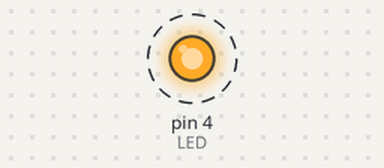
This sketch was run on a simulated Arduino Uno, built with avr-gcc and run on an emulated ATmega328P. Shown: output pins drawn as LEDs (lit = HIGH). Dashed ring = blinking.

Above: at 0.02 s.
Timing chart, 0 to 3.0 s (numbered marks = the images above):
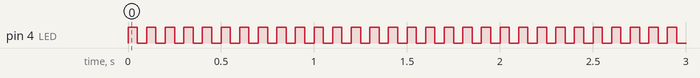

Measured:
- by itself, pin 4 (LED): alternates HIGH for 0.05 s and LOW for 0.05 s

The sketch:

ExtLEDWeek2.ino
```cpp
//set up the led varible
int LED=4;
void setup() {
  // put your setup code here, to run once:
  pinMode(LED,OUTPUT);
}

void loop() {
  // put your main code here, to run repeatedly:
  digitalWrite(LED,HIGH);
  delay(50);
  digitalWrite(LED,LOW);
  delay(50);
}
```
